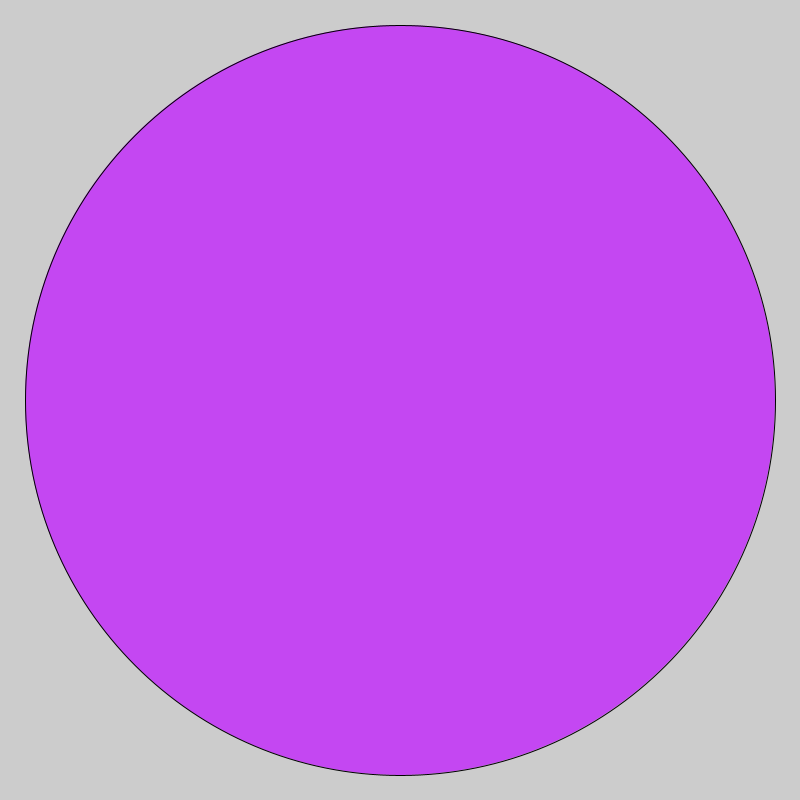
Frame 1 (no input)
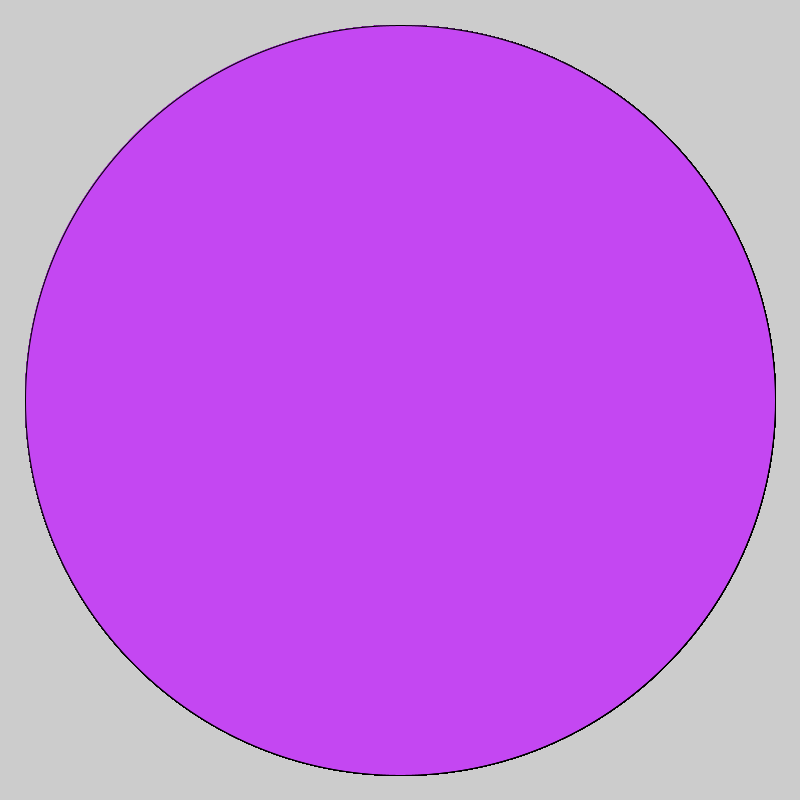
Frame 60 (the mouse pressed at the canvas centre just before this capture)
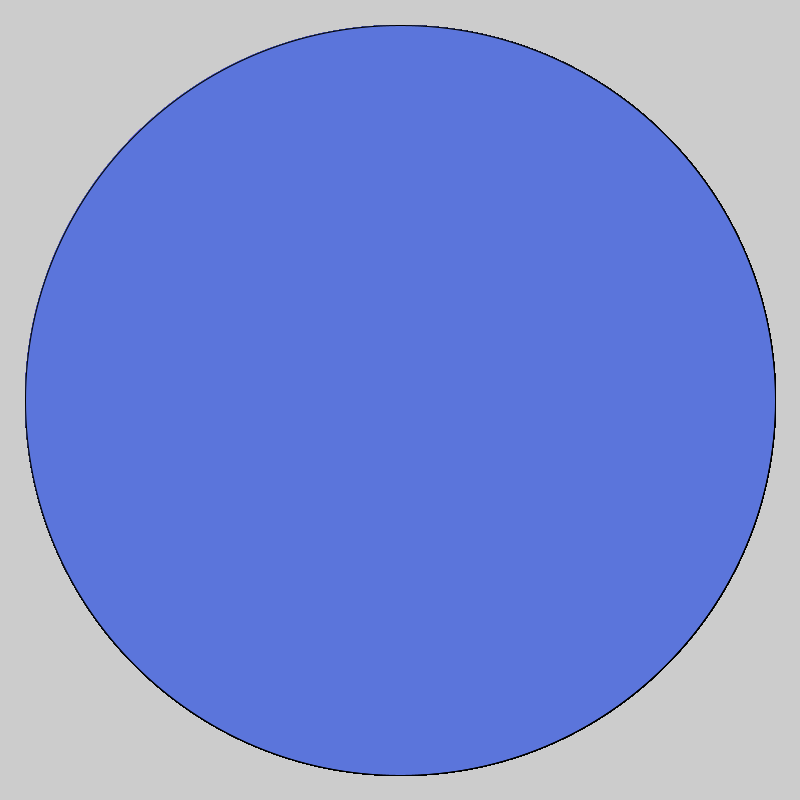
Frame 120 (the mouse held since frame 60 and released just before this capture)

The Processing sketch that drew these frames (run headless with seeded random() and noise(); from frame 60 on, the mouse is pressed at the canvas centre):

// Processing sketch: LogicalDot
// ── LogicalDot.pde
void setup(){
size(800,800);
}
void draw(){
if(mousePressed){
  fill(#5B75DB);
}
else{
  fill(#C447F2);
}
ellipse(400,400,750,750);
}
